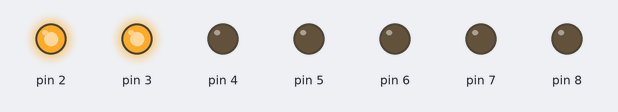
This sketch was run on a simulated Arduino Uno, built with avr-gcc and run on an emulated ATmega328P. On the bench: output pins drawn as LEDs (lit = HIGH).

Above: at 0.15 s.
At 0.75 s:
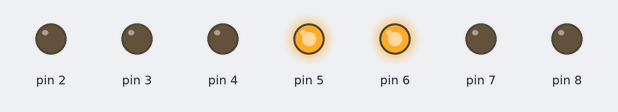
At 1.35 s:
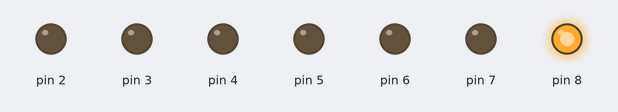
At 2.7 s:
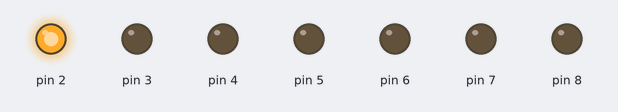
At 4.15 s:
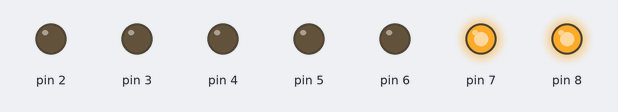
At 5.9 s:
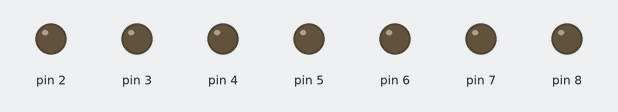
Timing chart, 0 to 6.9 s (numbered marks = the images above):
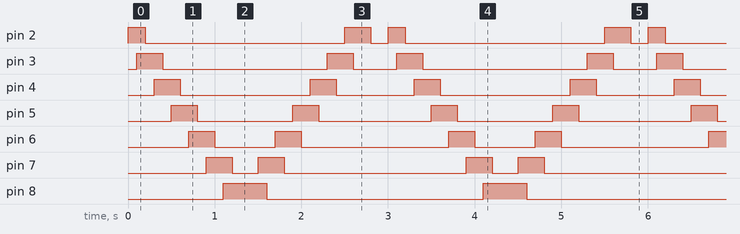

Measured:
- by itself, pin 2: repeats every 3.0 s: LOW 2.3 s, HIGH 0.30 s, LOW 0.20 s, HIGH 0.20 s
- by itself, pin 3: repeats every 3.0 s: LOW 1.9 s, HIGH 0.30 s, LOW 0.50 s, HIGH 0.30 s
- by itself, pin 4: repeats every 3.0 s: LOW 1.5 s, HIGH 0.30 s, LOW 0.90 s, HIGH 0.30 s
- by itself, pin 5: alternates HIGH for 0.30 s and LOW for 1.2 s
- by itself, pin 6: repeats every 3.0 s: LOW 0.70 s, HIGH 0.30 s, LOW 1.7 s, HIGH 0.30 s
- by itself, pin 7: repeats every 3.0 s: LOW 0.30 s, HIGH 0.30 s, LOW 2.1 s, HIGH 0.30 s
- by itself, pin 8: alternates HIGH for 0.50 s and LOW for 2.5 s

The sketch:

Lec04d_nd.ino
```cpp
/*
Lec 04d - 8 LEDs Efecto auto increible, con efecto mejorado

Usaremos 8 pines para controlar 8 LEDs en diferentes configuraciones
*/
int t=100; //Delay de los LEDs

void setup(){
  for(int i=2;i<9;i++){
    pinMode(i,OUTPUT); //Usamos un for para no escribir tanto codigo
  }
}

void loop(){
  //Este for nos hace ir hacia adelante
  for(int i=2;i<9;i++){
    digitalWrite(i, HIGH);
    delay(t);
    digitalWrite(i+1, HIGH); //Prendemos el siguiente led
    delay(t);
    digitalWrite(i, LOW);//apagamos el led anterior
  }
  //Este for nos hace ir hacia atras
  for(int i=8;i>=2;i--){
    digitalWrite(i, HIGH);
    delay(t);
    digitalWrite(i-1, HIGH);
    delay(t);
    digitalWrite(i, LOW);
  }
  delay(t*2); //Doblamos el tiempo de espera
}
```
